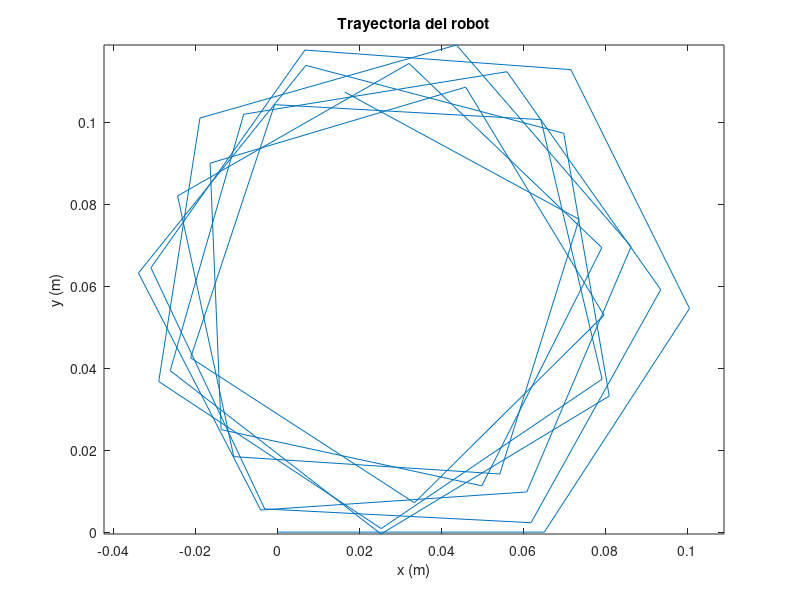

Reproduce this figure in MATLAB.
% Nombre: Andrés Degollado Muñoz
% Asignatura: Proyecto 2.
% Estos son los parámetros de la ecuación diferencial estocástica
% Mu y sigma son las constantes de la EDE a resolver.
mu = 0.05;         
sigma = 0.05; 
% S0 es el valor inicial de S
S0 = 1; 
% Representa la condición inicial
S(1) = S0;
% Representa el tamaño del paso temporal.
dt = 0.25;
% Representa el tiempo total de simulación
T = 10; 
% Se construye el número de pasos temporales.
N = floor(T/dt);
% S es un vector de ceros de N entradas.
S = zeros(1, N+1);

% Estos son los parámetros del robot
% Representa el radio de las llantas (en metros).
r = 0.0325; 
% Describe la distancia entre las llantas (en metros).
L = 0.1;  
% Son las velocidad angulares de las llantas derecha e izquierda (en
% rad/s).
wr = 7.9796;          
wl = 8.0425;  
% Se aplica la expresión de la velocidad lineal.
V = r * (wr + wl) / 2; 
% Se aplica la expresión de la velocidad angular.
w = r * (wr - wl) / L; 
% Se crea un vector que describe la posición en x.
x = zeros(1, N+1);
% Se crea un vector que describe la posición en y.
y = zeros(1, N+1); 
% Se crea un vector que describe el ángulo.
theta = zeros(1, N+1);
% Se crea un vector que representa el tiempo.
t = 0:dt:T;    

% Se aplica el método de Euler Maruyama para la solución de la ecuación
% diferencial estocástica.
S = zeros(1, N+1);
S(1) = S0;
for i = 1:N
    dZ = sqrt(dt) * randn;
    S(i+1) = S(i) + S(i) * mu * dt + S(i) * sigma * dZ;
end

% Se ponen las condiciones iniciales en los tres vectores del modelo
% cinemático.
x(1) = 0; y(1) = 0; theta(1) = 0;

% Se simula el movimiento del robot a través del modelo cinemático.
for i = 1:N
    x(i+1) = x(i) + V * dt * cos(theta(i));
    y(i+1) = y(i) + V * dt * sin(theta(i));
    theta(i+1) = theta(i) + dt * w + S(i);
end

% Se muestra en la pantalla los valores de "x" y de "y".
disp(x);
disp(y);

% Se gráfica de la trayectoria del robot.
figure;
plot(x, y);
xlabel('x (m)');
ylabel('y (m)');
title('Trayectoria del robot');
axis equal;
